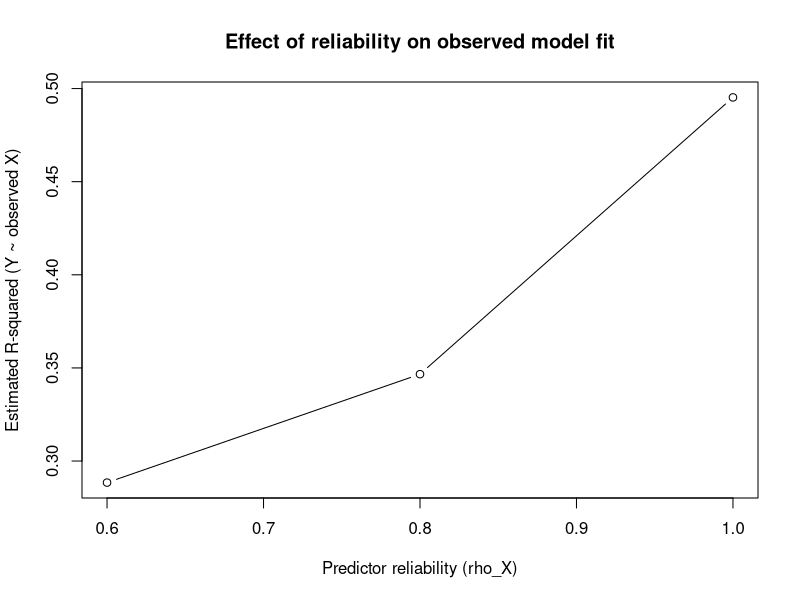

Generate this figure with R:
# =========================================================
# Simple simulation: vary ONLY predictor reliability (rho_X)
# - Latent predictors X* (p variables), here independent (r_betweenX = 0)
# - Outcome: Y = beta' * X* + eps, with a chosen target R^2
# - Observed predictors: X = sqrt(rho)*X* + sqrt(1 - rho)*E
# - For each reliability level, fit lm(Y ~ X) and summarize
# =========================================================

rm(list = ls(all = TRUE))
set.seed(12345)

# ----------------------- User settings -----------------------
N            <- 1000                 # sample size
p            <- 4                    # number of true predictors
r_betweenX   <- 0.00                 # correlation among latent predictors (0 for simplest start)
beta         <- c(0.6, 0.5, 0.4, 0.3)# true effects for X* -> Y (length must be p)
R2_target    <- 0.50                 # true R^2 in the latent model (Y on X*)
rho_grid     <- c(0.6, 0.8, 1.0)     # ONLY factor we vary (predictor reliability)
replicates   <- 1                    # set >1 to average results across runs
save_data    <- FALSE                # TRUE to save per-condition CSVs
out_dir      <- "data_simple"        # folder for saving if save_data = TRUE
make_plot    <- TRUE                 # quick plot of R^2 vs reliability at the end

# ------------------ Helper functions (base R) -----------------
# Build a p x p correlation matrix: 1 on diagonal, r elsewhere
make_corr <- function(p, r) {
  if (p == 1) return(matrix(1, 1, 1))
  M <- matrix(r, nrow = p, ncol = p)
  diag(M) <- 1
  M
}

# Draw N x p multivariate normal with correlation matrix R (unit variances)
rmvnorm_simple <- function(N, R) {
  # R should be positive-definite; chol gives upper triangular L such that R = t(L) %*% L
  L <- chol(R)
  Z <- matrix(rnorm(N * ncol(R)), nrow = N, ncol = ncol(R))
  Z %*% L
}

# Choose sigma_epsilon so that the latent model achieves the target R^2
compute_sigma_for_R2 <- function(X_star, beta, R2) {
  linpred <- as.vector(X_star %*% beta)
  var_lp  <- var(linpred)
  # R2 = var(lp) / (var(lp) + sigma^2)  =>  sigma^2 = var(lp)*(1 - R2)/R2
  sigma2 <- var_lp * (1 - R2) / R2
  sqrt(sigma2)
}

# Simulate one dataset for a given reliability rho_X (applied to ALL predictors)
simulate_once <- function(N, p, r_betweenX, beta, R2_target, rho_X) {
  # 1) Latent predictors X* ~ MVN(0, R)
  R <- make_corr(p, r_betweenX)
  X_star <- rmvnorm_simple(N, R)  # N x p, Var ~ 1, Cor ~ R
  
  # 2) Choose epsilon SD to hit the target latent R^2
  sigma_eps <- compute_sigma_for_R2(X_star, beta, R2_target)
  
  # 3) Generate Y from the latent model (no measurement error in Y)
  eps <- rnorm(N, 0, sigma_eps)
  Y   <- as.vector(X_star %*% beta) + eps
  
  # 4) Add measurement error to predictors to achieve reliability rho_X
  #    X_obs = sqrt(rho) * X_star + sqrt(1 - rho) * E, with E ~ N(0, 1)
  E <- matrix(rnorm(N * p), nrow = N, ncol = p)
  X <- sqrt(rho_X) * X_star + sqrt(1 - rho_X) * E
  
  # Name columns and return both observed and latent (for optional checks)
  colnames(X)      <- paste0("X", 1:p)
  colnames(X_star) <- paste0("X", 1:p, "_latent")
  data.frame(Y = Y, X, X_star)
}

# Fit OLS with observed X and return a tidy one-row summary
fit_and_summarize <- function(dat) {
  Xcols <- grep("^X\\d+$", colnames(dat), value = TRUE)
  fml   <- as.formula(paste0("Y ~ ", paste0(Xcols, collapse = " + ")))
  fit   <- lm(fml, data = dat)
  summ  <- summary(fit)
  
  # Metrics
  metrics <- data.frame(
    R2_est = unname(summ$r.squared),
    R2_adj = unname(summ$adj.r.squared),
    RMSE   = sqrt(mean(summ$residuals^2))
  )
  
  # Coefficients -> 1-row data.frame
  coefs <- coef(fit)                 # named vector: c("(Intercept)"=..., "X1"=..., ...)
  coefs_df <- as.data.frame(t(coefs))
  # Rename "(Intercept)" -> "Intercept" for consistency
  names(coefs_df) <- sub("^\\(Intercept\\)$", "Intercept", names(coefs_df))
  
  # Combine and return (columns will be: R2_est, R2_adj, RMSE, Intercept, X1..Xp)
  cbind(metrics, coefs_df)
}


# --------------------------- Run loop -------------------------
if (save_data) dir.create(out_dir, showWarnings = FALSE, recursive = TRUE)

summaries <- list()
idx <- 1

for (rho in rho_grid) {
  for (rep in seq_len(replicates)) {
    dat <- simulate_once(
      N = N, p = p, r_betweenX = r_betweenX,
      beta = beta, R2_target = R2_target, rho_X = rho
    )
    if (save_data) {
      fn <- file.path(out_dir, sprintf("sim_rho%s_rep%s_N%s.csv",
                                       gsub("\\.", "p", sprintf("%.2f", rho)), rep, N))
      utils::write.csv(dat[, c("Y", paste0("X", 1:p))], fn, row.names = FALSE, fileEncoding = "UTF-8")
    }
    s <- fit_and_summarize(dat)
    s$rho_X      <- rho
    s$replicate  <- rep
    s$N          <- N
    s$R2_true    <- R2_target
    s$p          <- p
    s$r_betweenX <- r_betweenX
    s$note       <- "Only predictor reliability varies; latent model linear; Y without measurement error"
    summaries[[idx]] <- s
    idx <- idx + 1
  }
}

summary_tab <- do.call(rbind, summaries)

# --------------------------- Output ---------------------------
cat("\n=== Summary by reliability (rho_X) ===\n")
print(summary_tab[, c("rho_X","replicate","N","R2_true","R2_est","R2_adj","RMSE","Intercept", paste0("X",1:p))],
      row.names = FALSE)

# Optional quick plot: estimated R^2 vs reliability
if (make_plot) {
  # Aggregate over replicates if replicates > 1
  if (replicates > 1) {
    agg <- aggregate(R2_est ~ rho_X, data = summary_tab, FUN = mean)
    plot(agg$rho_X, agg$R2_est, type = "b",
         xlab = "Predictor reliability (rho_X)",
         ylab = "Estimated R-squared (Y ~ observed X)",
         main = "Effect of reliability on observed model fit")
  } else {
    plot(summary_tab$rho_X, summary_tab$R2_est, type = "b",
         xlab = "Predictor reliability (rho_X)",
         ylab = "Estimated R-squared (Y ~ observed X)",
         main = "Effect of reliability on observed model fit")
  }
}

# ---------------------- Sanity check (optional) ----------------------
# Empirical reliability proxy for X1 (Var(X1*) ~ 1): cor(X1, X1_latent)^2
dat_check <- simulate_once(N, p, r_betweenX, beta, R2_target, rho_X = rho_grid[1])
cor(dat_check$X1, dat_check$X1_latent)^2
